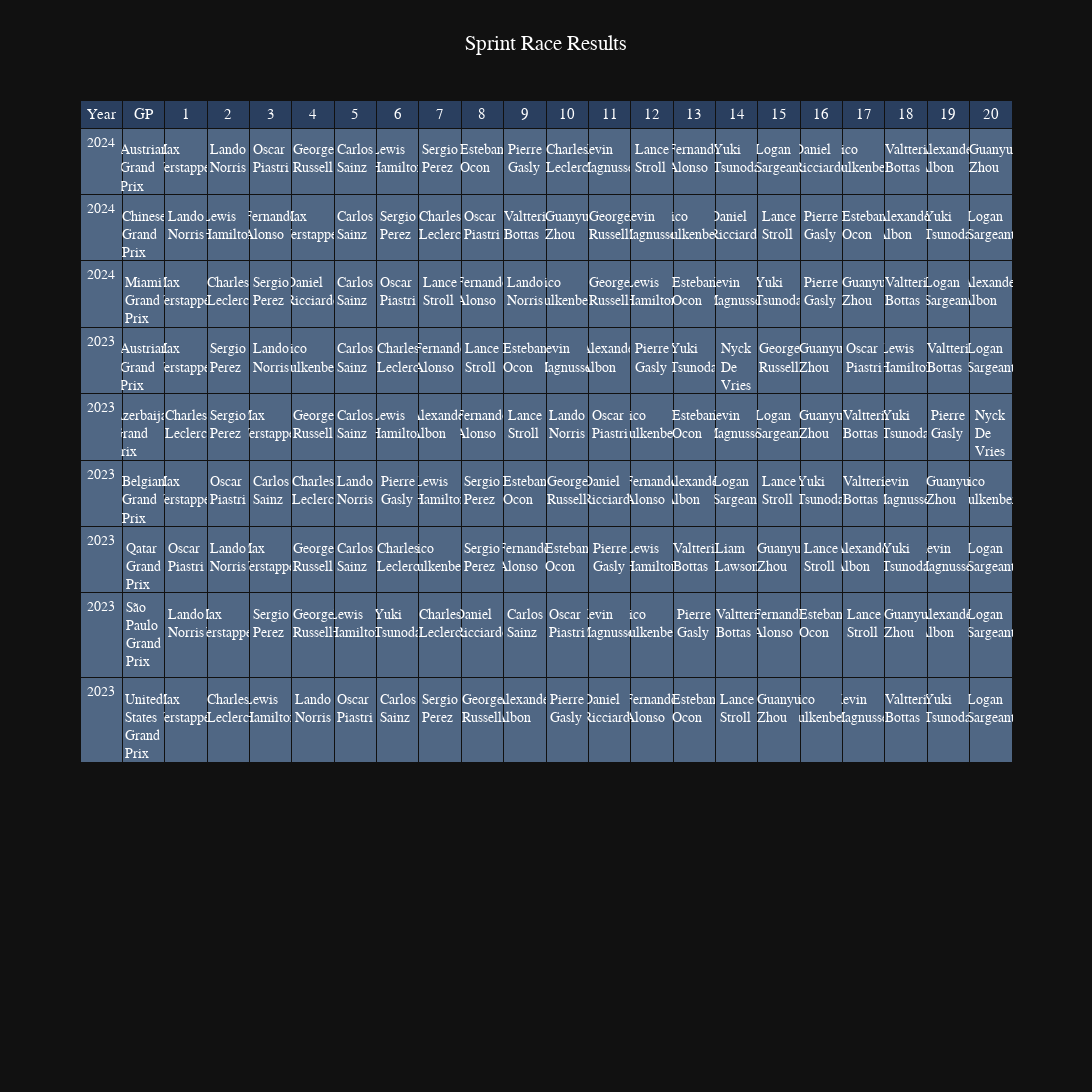

Write notebook code for a chart like this one.
### Code cell
import plotly.graph_objects as go

fig_sprint = go.Figure(go.Table
 (header={"values": GP_Sprint_Wins.columns},
  cells=dict(
    values=GP_Sprint_Wins.T.values,
    # fill_color=[GP_Sprint_Wins.Color],
    align='center', font=dict(color='white', size=14)
    ))
 )

# fig.update_layout(
#     updatemenus=[
#         {
#             "buttons": [
#                 {
#                     "label": c,
#                     "method": "update",
#                     "args": [
#                         {
#                             "cells": {
#                                 "values": GP_Sprint_Wins.T.values
#                                 if c == "All"
#                                 else GP_Sprint_Wins.loc[GP_Sprint_Wins["Year"].eq(c)].T.values
#                             }
#                         }
#                     ],
#                 }
#                 for c in ["All"] + GP_Sprint_Wins["Year"].unique().tolist()
#             ]
#         }
#     ]
# )

fig_sprint.update_layout(
    title="Sprint Race Results",
        title_x=0.5,
        template="plotly_dark",

    yaxis = dict(tickfont = dict(size=15)),
    xaxis = dict(tickfont = dict(size=15)),
    font=dict(
        family="PT Sans Narrow",
        size=15,
        color="White"
    ),
    height=1250,
    width=2000,
    title_font_family="PT Sans Narrow"
)
fig_sprint.show()

### Figure 1 — Plotly figure (JSON) as saved in the notebook; plotly's stock layout.template omitted (floating-point values rounded to 4 significant figures; data arrays with more than 128 entries replaced by an {"elided": "..."} marker saying what was removed)
{"data": [{"cells": {"align": "center", "font": {"color": "white", "size": 14}, "values": {"elided": "22x9 mixed values"}}, "header": {"values": ["Year", "GP", 1, 2, 3, 4, 5, 6, 7, 8, 9, 10, 11, 12, 13, 14, 15, 16, 17, 18, 19, 20]}, "type": "table"}], "layout": {"font": {"color": "White", "family": "PT Sans Narrow", "size": 15}, "height": 1250, "title": {"font": {"family": "PT Sans Narrow"}, "text": "Sprint Race Results", "x": 0.5}, "width": 2000, "xaxis": {"tickfont": {"size": 15}}, "yaxis": {"tickfont": {"size": 15}}}}
